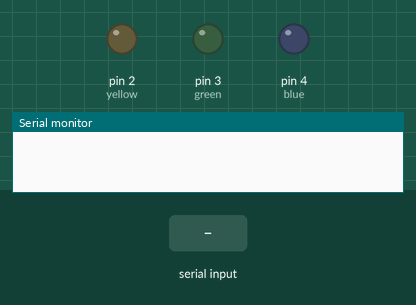
A sketch run on a simulated Arduino Uno, built with avr-gcc and run on an emulated ATmega328P. Parts: output pins drawn as LEDs (lit = HIGH), the last lines printed to the serial monitor. Dashed ring = blinking. The test bench sets the inputs (shaded band).

Above: at 1.2 s.
1.3 s: "TRAFFIC\n" received over Serial
At 2.38 s:
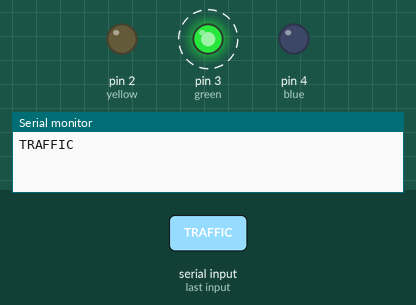
4.3 s: "BLUE\n" received over Serial
At 5.0 s:
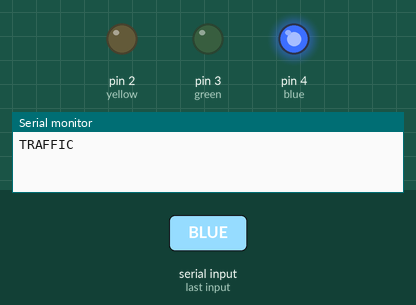
7.0 s: "GREEN\n" received over Serial
At 8.9 s:
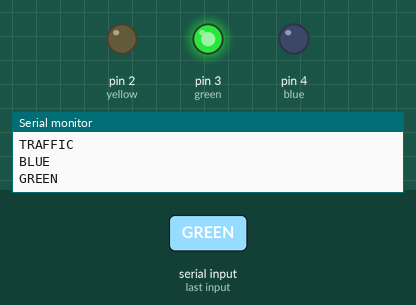
Timing chart, 0 to 10.4 s (numbered marks = the images above; inputs shaded):
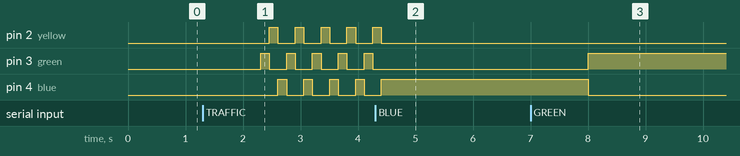

Measured:
- after the input at 1.3 s, pin 2 (yellow): alternates HIGH for 0.15 s and LOW for 0.30 s, starting after 1.2 s; pin 3 (green): alternates HIGH for 0.15 s and LOW for 0.30 s, starting after 1.0 s; pin 4 (blue): alternates HIGH for 0.15 s and LOW for 0.30 s, starting after 1.3 s
- after the input at 4.3 s, pin 2 (yellow): goes on until 4.4 s, then stays LOW; pin 3 (green): stops changing and stays LOW; pin 4 (blue): goes on until 4.4 s, then stays HIGH
- after the input at 7.0 s, pin 3 (green): LOW → HIGH after 1.0 s; pin 4 (blue): HIGH → LOW after 1.0 s

The sketch:

sketch_sep7b.ino
```cpp
String myCmd;
int blue = 4;
int green = 3;
int yellow = 2;

void setup() {

Serial.begin(9600);

pinMode(blue , OUTPUT);
pinMode(green , OUTPUT);
pinMode(yellow , OUTPUT);

}

void loop() {
while (Serial.available() == 0){

}
myCmd = Serial.readStringUntil('\r');

myCmd.trim();
myCmd.toUpperCase();
Serial.println(myCmd);

if (myCmd == "BLUE"){
  digitalWrite(blue , HIGH);
  digitalWrite(green , LOW);
  digitalWrite(yellow , LOW);
}

if (myCmd == "GREEN"){
  digitalWrite(green , HIGH);
  digitalWrite(blue , LOW);
  digitalWrite(yellow , LOW);
}

if (myCmd == "YELLOW"){
  digitalWrite(yellow , HIGH);
  digitalWrite(blue , LOW);
  digitalWrite(green , LOW);
}

if (myCmd == "TRAFFIC"){
 while (Serial.available() == 0) {

      digitalWrite(green, HIGH);
      digitalWrite(yellow, LOW);
      digitalWrite(blue, LOW);
      delay(150);

      digitalWrite(green, LOW);
      digitalWrite(yellow, HIGH);
      digitalWrite(blue, LOW);
      delay(150);

      digitalWrite(green, LOW);
      digitalWrite(yellow, LOW);
      digitalWrite(blue, HIGH);
      delay(150);
    }
  }
}
```
